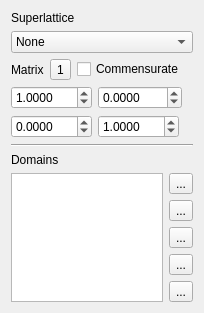
<?xml version="1.0" encoding="UTF-8"?>
<ui version="4.0">
 <class>SuperstructureDialog</class>
 <widget class="QDialog" name="SuperstructureDialog">
  <property name="geometry">
   <rect>
    <x>0</x>
    <y>0</y>
    <width>194</width>
    <height>313</height>
   </rect>
  </property>
  <property name="windowTitle">
   <string>Superlattice</string>
  </property>
  <property name="windowIcon">
   <iconset resource="res/icons.qrc">
    <normaloff>:/share_32x32.png</normaloff>:/share_32x32.png</iconset>
  </property>
  <layout class="QVBoxLayout" name="verticalLayout_4">
   <item>
    <widget class="QLabel" name="label_2">
     <property name="text">
      <string>Superlattice</string>
     </property>
    </widget>
   </item>
   <item>
    <layout class="QVBoxLayout" name="verticalLayout_2">
     <item>
      <layout class="QHBoxLayout" name="horizontalLayout_5">
       <item>
        <widget class="QComboBox" name="comboSuperlattice">
         <item>
          <property name="text">
           <string>None</string>
          </property>
         </item>
         <item>
          <property name="text">
           <string>p(1x1)</string>
          </property>
         </item>
         <item>
          <property name="text">
           <string>p(1x2)</string>
          </property>
         </item>
         <item>
          <property name="text">
           <string>p(2x1)</string>
          </property>
         </item>
         <item>
          <property name="text">
           <string>p(2x2)</string>
          </property>
         </item>
         <item>
          <property name="text">
           <string>p(3x1)</string>
          </property>
         </item>
         <item>
          <property name="text">
           <string>p(3x2)</string>
          </property>
         </item>
         <item>
          <property name="text">
           <string>p(3x3)</string>
          </property>
         </item>
         <item>
          <property name="text">
           <string>p(7x7)</string>
          </property>
         </item>
         <item>
          <property name="text">
           <string>c(2x2)</string>
          </property>
         </item>
         <item>
          <property name="text">
           <string>c(4x2) [Square]</string>
          </property>
         </item>
         <item>
          <property name="text">
           <string>c(4x2) [Hexagonal]</string>
          </property>
         </item>
         <item>
          <property name="text">
           <string>c(4x4)</string>
          </property>
         </item>
         <item>
          <property name="text">
           <string>c(6x2)</string>
          </property>
         </item>
         <item>
          <property name="text">
           <string>c(8x2)</string>
          </property>
         </item>
         <item>
          <property name="text">
           <string>(√2x√2)R45º [Square]</string>
          </property>
         </item>
         <item>
          <property name="text">
           <string>(√5x√5)R26.6º [Square]</string>
          </property>
         </item>
         <item>
          <property name="text">
           <string>(2√2x√2)R45º [Square]</string>
          </property>
         </item>
         <item>
          <property name="text">
           <string>c(3√2x√2)R45º [Square]</string>
          </property>
         </item>
         <item>
          <property name="text">
           <string>c(5√2x√2)R45º [Square]</string>
          </property>
         </item>
         <item>
          <property name="text">
           <string>(√3x√3)R30º [Hexagonal]</string>
          </property>
         </item>
         <item>
          <property name="text">
           <string>(√7x√7)R19.1º [Hexagonal]</string>
          </property>
         </item>
         <item>
          <property name="text">
           <string>(2√3x2√3)R30º [Hexagonal]</string>
          </property>
         </item>
         <item>
          <property name="text">
           <string>(2√3x4)rect [Hexagonal]</string>
          </property>
         </item>
         <item>
          <property name="text">
           <string>(5√3x2)rect [Hexagonal]</string>
          </property>
         </item>
         <item>
          <property name="text">
           <string>c(2√3x4)rect [Hexagonal]</string>
          </property>
         </item>
        </widget>
       </item>
       <item>
        <spacer name="horizontalSpacer_5">
         <property name="orientation">
          <enum>Qt::Horizontal</enum>
         </property>
         <property name="sizeHint" stdset="0">
          <size>
           <width>40</width>
           <height>20</height>
          </size>
         </property>
        </spacer>
       </item>
      </layout>
     </item>
     <item>
      <layout class="QVBoxLayout" name="verticalLayout">
       <item>
        <layout class="QHBoxLayout" name="horizontalLayout_3">
         <item>
          <widget class="QLabel" name="labelMatrix">
           <property name="text">
            <string>Matrix</string>
           </property>
          </widget>
         </item>
         <item>
          <widget class="QToolButton" name="toolUnity">
           <property name="toolTip">
            <string>Create Unity Matrix</string>
           </property>
           <property name="text">
            <string>1</string>
           </property>
          </widget>
         </item>
         <item>
          <widget class="QCheckBox" name="checkComm">
           <property name="toolTip">
            <string>Toggle Expitaxial Match</string>
           </property>
           <property name="text">
            <string>Commensurate</string>
           </property>
          </widget>
         </item>
         <item>
          <spacer name="horizontalSpacer_3">
           <property name="orientation">
            <enum>Qt::Horizontal</enum>
           </property>
           <property name="sizeHint" stdset="0">
            <size>
             <width>40</width>
             <height>20</height>
            </size>
           </property>
          </spacer>
         </item>
        </layout>
       </item>
       <item>
        <layout class="QHBoxLayout" name="horizontalLayout">
         <item>
          <widget class="QDoubleSpinBox" name="dblSpinM11">
           <property name="decimals">
            <number>4</number>
           </property>
           <property name="minimum">
            <double>-100.000000000000000</double>
           </property>
           <property name="maximum">
            <double>100.000000000000000</double>
           </property>
           <property name="value">
            <double>1.000000000000000</double>
           </property>
          </widget>
         </item>
         <item>
          <widget class="QDoubleSpinBox" name="dblSpinM12">
           <property name="decimals">
            <number>4</number>
           </property>
           <property name="minimum">
            <double>-100.000000000000000</double>
           </property>
           <property name="maximum">
            <double>1000.000000000000000</double>
           </property>
          </widget>
         </item>
         <item>
          <spacer name="horizontalSpacer">
           <property name="orientation">
            <enum>Qt::Horizontal</enum>
           </property>
           <property name="sizeHint" stdset="0">
            <size>
             <width>40</width>
             <height>20</height>
            </size>
           </property>
          </spacer>
         </item>
        </layout>
       </item>
       <item>
        <layout class="QHBoxLayout" name="horizontalLayout_2">
         <item>
          <widget class="QDoubleSpinBox" name="dblSpinM21">
           <property name="decimals">
            <number>4</number>
           </property>
           <property name="minimum">
            <double>-100.000000000000000</double>
           </property>
           <property name="maximum">
            <double>100.000000000000000</double>
           </property>
          </widget>
         </item>
         <item>
          <widget class="QDoubleSpinBox" name="dblSpinM22">
           <property name="decimals">
            <number>4</number>
           </property>
           <property name="minimum">
            <double>-100.000000000000000</double>
           </property>
           <property name="maximum">
            <double>100.000000000000000</double>
           </property>
           <property name="value">
            <double>1.000000000000000</double>
           </property>
          </widget>
         </item>
         <item>
          <spacer name="horizontalSpacer_2">
           <property name="orientation">
            <enum>Qt::Horizontal</enum>
           </property>
           <property name="sizeHint" stdset="0">
            <size>
             <width>40</width>
             <height>20</height>
            </size>
           </property>
          </spacer>
         </item>
        </layout>
       </item>
      </layout>
     </item>
    </layout>
   </item>
   <item>
    <widget class="Line" name="line">
     <property name="orientation">
      <enum>Qt::Horizontal</enum>
     </property>
    </widget>
   </item>
   <item>
    <widget class="QLabel" name="labelDomains">
     <property name="text">
      <string>Domains</string>
     </property>
    </widget>
   </item>
   <item>
    <layout class="QHBoxLayout" name="horizontalLayout_4">
     <item>
      <widget class="QListWidget" name="listDomains"/>
     </item>
     <item>
      <layout class="QVBoxLayout" name="verticalLayout_3">
       <item>
        <widget class="QToolButton" name="toolAddRotation">
         <property name="toolTip">
          <string>Add Domain</string>
         </property>
         <property name="text">
          <string>...</string>
         </property>
         <property name="icon">
          <iconset resource="res/icons.qrc">
           <normaloff>:/plus_32x32.png</normaloff>:/plus_32x32.png</iconset>
         </property>
        </widget>
       </item>
       <item>
        <widget class="QToolButton" name="toolRemoveRotation">
         <property name="toolTip">
          <string>Remove Domain</string>
         </property>
         <property name="text">
          <string>...</string>
         </property>
         <property name="icon">
          <iconset resource="res/icons.qrc">
           <normaloff>:/minus_32x8.png</normaloff>:/minus_32x8.png</iconset>
         </property>
        </widget>
       </item>
       <item>
        <widget class="QToolButton" name="toolTranslation">
         <property name="toolTip">
          <string>Add Translation</string>
         </property>
         <property name="text">
          <string>...</string>
         </property>
         <property name="icon">
          <iconset resource="res/icons.qrc">
           <normaloff>:/transfer_32x24.png</normaloff>:/transfer_32x24.png</iconset>
         </property>
        </widget>
       </item>
       <item>
        <widget class="QToolButton" name="toolAuto">
         <property name="toolTip">
          <string>Auto Domains</string>
         </property>
         <property name="text">
          <string>...</string>
         </property>
         <property name="icon">
          <iconset resource="res/icons.qrc">
           <normaloff>:/cog_32x32.png</normaloff>:/cog_32x32.png</iconset>
         </property>
        </widget>
       </item>
       <item>
        <widget class="QToolButton" name="toolClear">
         <property name="toolTip">
          <string>Clear Domains</string>
         </property>
         <property name="text">
          <string>...</string>
         </property>
         <property name="icon">
          <iconset resource="res/icons.qrc">
           <normaloff>:/denied_32x32.png</normaloff>:/denied_32x32.png</iconset>
         </property>
        </widget>
       </item>
       <item>
        <spacer name="verticalSpacer">
         <property name="orientation">
          <enum>Qt::Vertical</enum>
         </property>
         <property name="sizeHint" stdset="0">
          <size>
           <width>20</width>
           <height>40</height>
          </size>
         </property>
        </spacer>
       </item>
      </layout>
     </item>
    </layout>
   </item>
  </layout>
  <action name="actionUpdateMatrix">
   <property name="text">
    <string>Update Matrix</string>
   </property>
  </action>
  <action name="actionUnityMatrix">
   <property name="text">
    <string>Unity Matrix</string>
   </property>
  </action>
  <action name="actionUpdateComm">
   <property name="text">
    <string>UpdateComm</string>
   </property>
  </action>
 </widget>
 <resources>
  <include location="res/icons.qrc"/>
 </resources>
 <connections>
  <connection>
   <sender>comboSuperlattice</sender>
   <signal>currentIndexChanged(int)</signal>
   <receiver>actionUpdateMatrix</receiver>
   <slot>trigger()</slot>
   <hints>
    <hint type="sourcelabel">
     <x>93</x>
     <y>20</y>
    </hint>
    <hint type="destinationlabel">
     <x>-1</x>
     <y>-1</y>
    </hint>
   </hints>
  </connection>
  <connection>
   <sender>comboSuperlattice</sender>
   <signal>currentIndexChanged(QString)</signal>
   <receiver>actionUpdateMatrix</receiver>
   <slot>trigger()</slot>
   <hints>
    <hint type="sourcelabel">
     <x>93</x>
     <y>20</y>
    </hint>
    <hint type="destinationlabel">
     <x>-1</x>
     <y>-1</y>
    </hint>
   </hints>
  </connection>
  <connection>
   <sender>checkComm</sender>
   <signal>stateChanged(int)</signal>
   <receiver>actionUpdateComm</receiver>
   <slot>trigger()</slot>
   <hints>
    <hint type="sourcelabel">
     <x>120</x>
     <y>49</y>
    </hint>
    <hint type="destinationlabel">
     <x>-1</x>
     <y>-1</y>
    </hint>
   </hints>
  </connection>
  <connection>
   <sender>toolUnity</sender>
   <signal>clicked()</signal>
   <receiver>actionUnityMatrix</receiver>
   <slot>trigger()</slot>
   <hints>
    <hint type="sourcelabel">
     <x>57</x>
     <y>49</y>
    </hint>
    <hint type="destinationlabel">
     <x>-1</x>
     <y>-1</y>
    </hint>
   </hints>
  </connection>
 </connections>
</ui>
